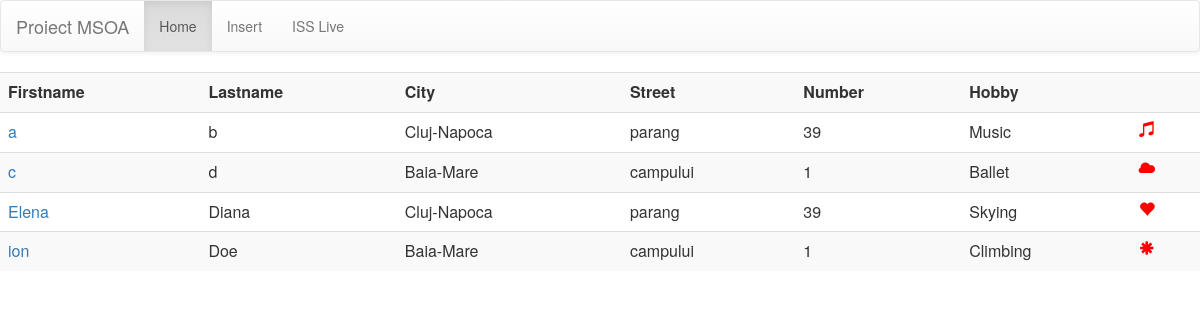
The page / on the database its author committed.
### tables this page shows
CREATE TABLE IF NOT EXISTS `persons` (
  `Id` int(11) NOT NULL AUTO_INCREMENT,
  `FirstName` varchar(50) NOT NULL,
  `LastName` varchar(50) NOT NULL,
  `addressId` int(11) NOT NULL,
  `hobbyId` int(11) NOT NULL,
  PRIMARY KEY (`Id`)
);

CREATE TABLE IF NOT EXISTS `adresses` (
  `id` int(11) NOT NULL AUTO_INCREMENT,
  `city` varchar(50) NOT NULL,
  `street` varchar(100) NOT NULL,
  `number` varchar(30) NOT NULL,
  PRIMARY KEY (`id`)
);

CREATE TABLE IF NOT EXISTS `hobby` (
  `id` int(11) NOT NULL AUTO_INCREMENT,
  `name` varchar(50) NOT NULL,
  `glyph` varchar(100) NOT NULL,
  PRIMARY KEY (`id`)
);

### index.php (the view, shortened to what this page needs)
<html>
<head>
<link rel="stylesheet" href="style.css">
<link rel="stylesheet" href="https://maxcdn.bootstrapcdn.com/bootstrap/3.3.7/css/bootstrap.min.css">
<link rel="stylesheet" href="https://maxcdn.bootstrapcdn.com/bootstrap/3.3.7/css/bootstrap-theme.min.css">
</head>
<body>
   <nav class="navbar navbar-default">
  <div class="container-fluid">
    <div class="navbar-header">
      <a class="navbar-brand" href="index.php">Proiect MSOA</a>
    </div>
    <ul class="nav navbar-nav">
      <li class="active"><a href="index.php">Home</a></li>
      <li><a href="insert.html">Insert</a></li>
      <li><a href="iss.html">ISS Live</a></li>
    </ul>
  </div>
</nav>
<?php
$con=mysqli_connect("localhost","root","","msoa");
$query = "SELECT a.*, b.city, b.street, b.number, c.name as hobby, c.glyph FROM persons a LEFT JOIN adresses b ON a.addressId=b.Id LEFT JOIN hobby c ON a.hobbyId=c.Id";
$result = mysqli_query($con,$query);
echo "<table class='table table-striped table-hover'>
<tr>
<th>Firstname</th>
<th>Lastname</th>
<th>City</th>
<th>Street</th>
<th>Number</th>
<th>Hobby</th>
<th></th>
</tr>";
while($row = mysqli_fetch_array($result)){
	$Id=$row['Id'];
	echo "<tr>";
echo "<td><a href='details.php?id=$Id'>" . $row['FirstName'] . "</a></td>";
echo "<td>" . $row['LastName'] . "</td>";
echo "<td>".$row['city']."</td>";
echo "<td>".$row['street']."</td>";
echo "<td>".$row['number']."</td>";
echo "<td>".$row['hobby']."</td>";
echo "<td><span class='heart ".$row['glyph']."'></span></td>";
echo "</tr>";
    }
echo "</table>";
?>

### style.css (style rules this page uses)
.heart { color: red; }

### rows shown on the page
persons: FirstName "a", LastName "b", adresses.city "Cluj-Napoca", adresses.street "parang", adresses.number "39", hobbyId.name "Music"
persons: FirstName "c", LastName "d", adresses.city "Baia-Mare", adresses.street "campului", adresses.number "1", hobbyId.name "Ballet"
persons: FirstName "Elena", LastName "Diana", adresses.city "Cluj-Napoca", adresses.street "parang", adresses.number "39", hobbyId.name "Skying"
persons: FirstName "ion", LastName "Doe", adresses.city "Baia-Mare", adresses.street "campului", adresses.number "1", hobbyId.name "Climbing"
